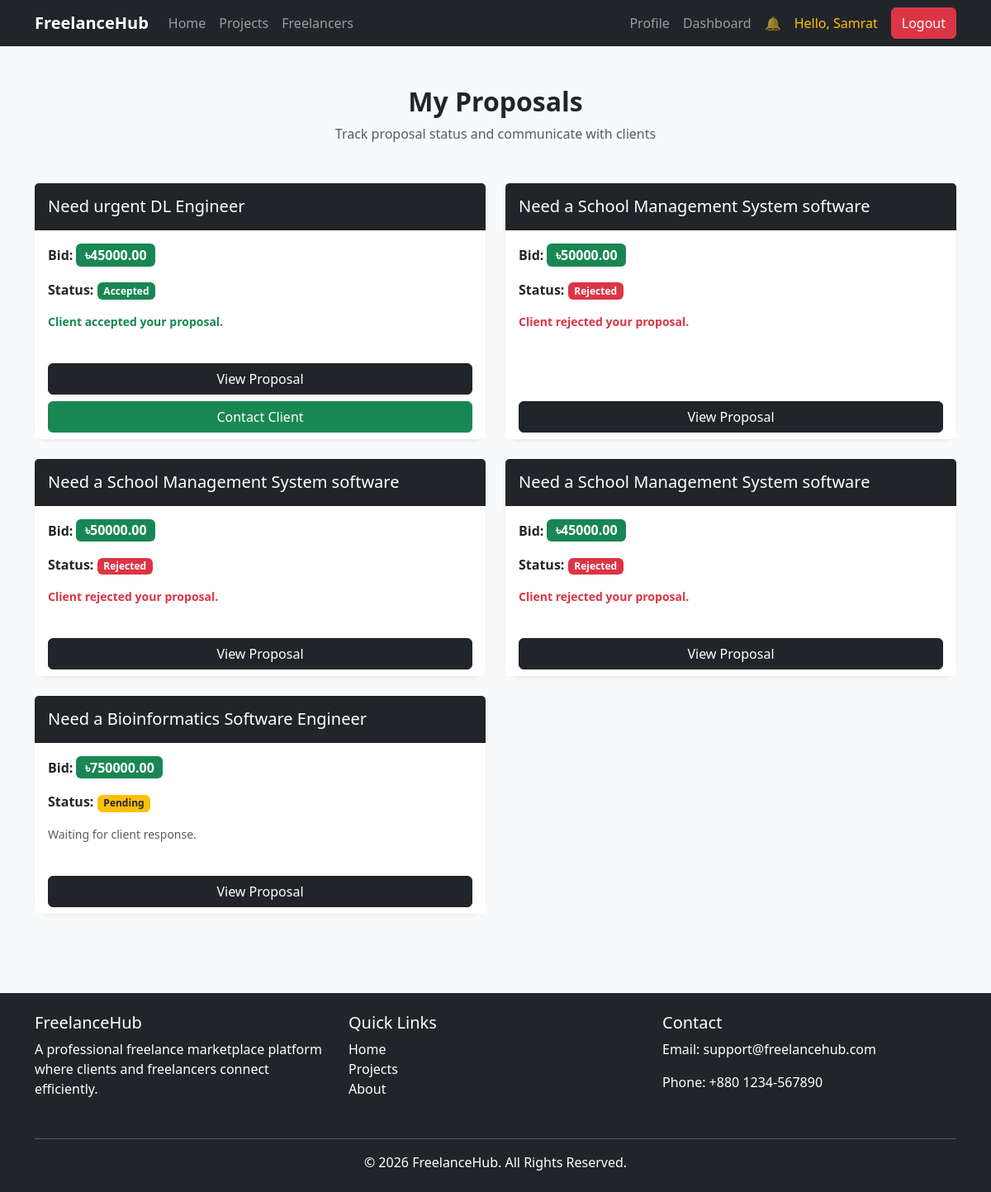
Page /proposals/freelancer-dashboard/ (signed in) on the earlier database version.
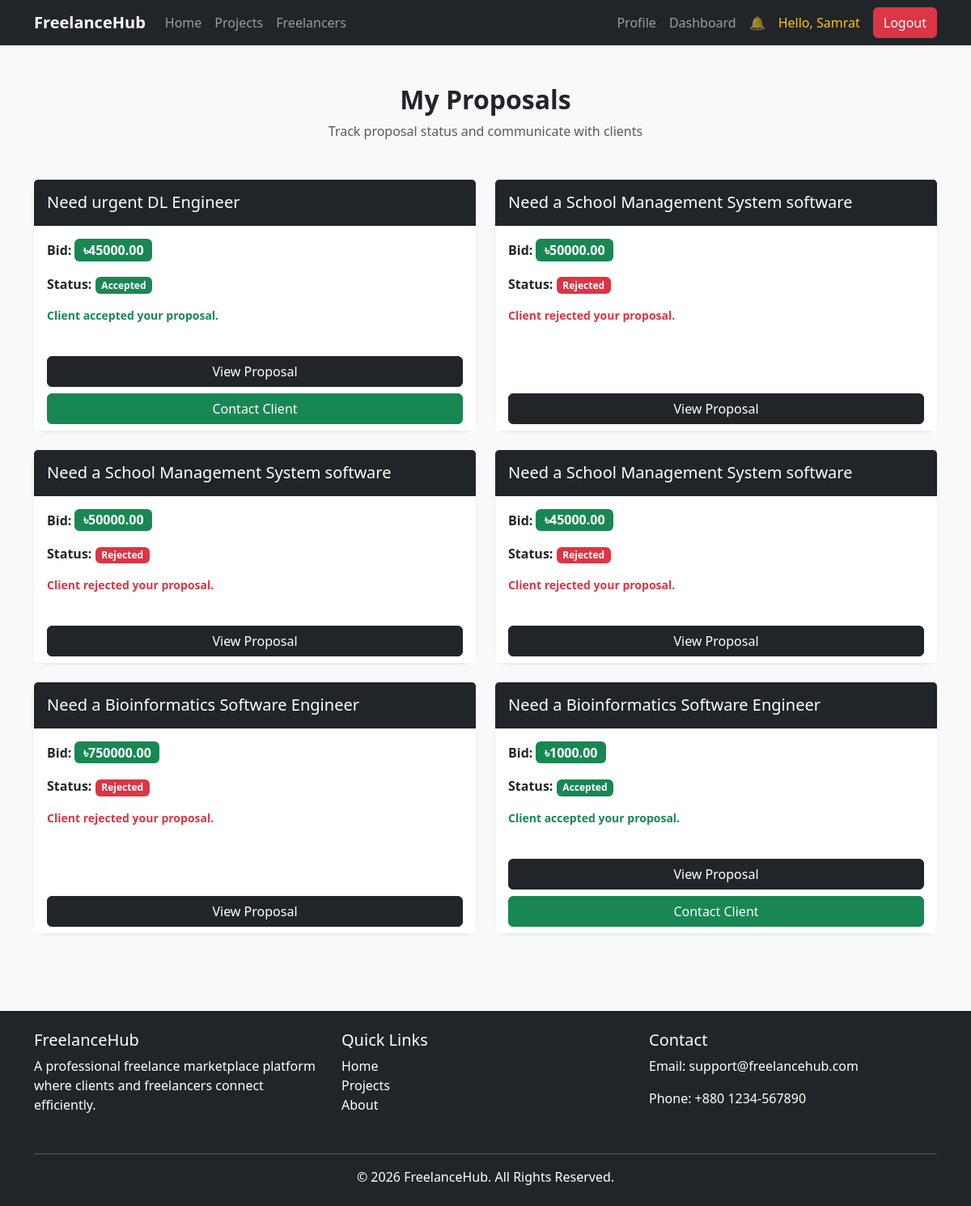
Same page on the later database version.
### proposals/models.py (models this page shows, shortened)
class Proposal(models.Model):
    STATUS_CHOICES = (
        ('pending', 'Pending'),
        ('accepted', 'Accepted'),
        ('rejected', 'Rejected'),
    )
    project = models.ForeignKey(Project,on_delete=models.CASCADE,related_name='proposals')
    freelancer = models.ForeignKey(settings.AUTH_USER_MODEL,on_delete=models.CASCADE,related_name='proposals')
    cover_letter = models.TextField()
    bid_amount = models.DecimalField(max_digits=10,decimal_places=2)
    status = models.CharField(max_length=20,choices=STATUS_CHOICES,default='pending')
    created_at = models.DateTimeField(auto_now_add=True)

### projects/models.py (models this page shows, shortened)
class Project(models.Model):
    client = models.ForeignKey(settings.AUTH_USER_MODEL,on_delete=models.CASCADE,related_name='projects')
    category = models.ForeignKey(Category,on_delete=models.CASCADE)
    title = models.CharField(max_length=200)
    description = models.TextField()
    budget = models.DecimalField(max_digits=10,decimal_places=2)
    deadline = models.DateField()
    created_at = models.DateTimeField(auto_now_add=True)

### proposals/views.py (the view)
# urls.py: path('freelancer-dashboard/',views.freelancer_dashboard,name='freelancer_dashboard'),
@login_required
def freelancer_dashboard(request):
    proposals = Proposal.objects.filter(
        freelancer=request.user
    )
    for proposal in proposals:
        proposal.conversation = Conversation.objects.filter(
            project=proposal.project,
            freelancer=proposal.freelancer
        ).first()
    return render(
        request,
        'proposals/freelancer_dashboard.html',
        {
            'proposals': proposals
        }
    )

### notifications/context_processors.py (called while the page is built)
def notification_count(request):
    count = 0
    if request.user.is_authenticated:
        count = Notification.objects.filter(
            user=request.user,
            is_read=False
        ).count()
    return {
        'notification_count': count
    }

### proposals/templates/proposals/freelancer_dashboard.html (shortened to what this page needs)
{% extends 'base.html' %}
{% block content %}
<div class="container py-5">
    <div class="text-center mb-5">
        <h2 class="fw-bold">
            My Proposals
        </h2>
        <p class="text-muted">
            Track proposal status and communicate with clients
        </p>
    </div>
    {% if proposals %}
    <div class="row g-4">
        {% for proposal in proposals %}
        <div class="col-lg-6 col-md-6 col-12">
            <div class="card shadow-sm border-0 rounded-4 h-100">
                <div class="card-header bg-dark text-white py-3">
                    <h5 class="mb-0">
                        {{ proposal.project.title }}
                    </h5>
                </div>
                <div class="card-body">
                    <p class="mb-3">
                        <strong>
                            Bid:
                        </strong>
                        <span class="badge bg-success fs-6">
                            ৳{{ proposal.bid_amount }}
                        </span>
                    </p>
                    <p class="mb-3">
                        <strong>
                            Status:
                        </strong>
                        {% if proposal.status == 'pending' %}
                        <span class="badge bg-warning text-dark">
                            Pending
                        </span>
                        {% elif proposal.status == 'accepted' %}
                        <span class="badge bg-success">
                            Accepted
                        </span>
                        {% else %}
                        <span class="badge bg-danger">
                            Rejected
                        </span>
                        {% endif %}
                    </p>
                    {% if proposal.status == 'pending' %}
                    <p class="text-muted small">
                        Waiting for client response.
                    </p>
                    {% elif proposal.status == 'accepted' %}
                    <p class="text-success small fw-semibold">
                        Client accepted your proposal.
                    </p>
                    {% else %}
                    <p class="text-danger small fw-semibold">
                        Client rejected your proposal.
                    </p>
                    {% endif %}
                </div>
                <div class="card-footer bg-white border-0">
                    <div class="d-grid gap-2">
                        <a
                            href="{% url 'proposal_detail' proposal.id %}"
                            class="btn btn-dark"
                        >
                            View Proposal
                        </a>
                        {% if proposal.status == 'accepted' %}
                            {% if proposal.conversation %}
                            <a
                                href="{% url 'conversation_detail' proposal.conversation.id %}"
                                class="btn btn-success"
                            >
                                Contact Client
                            </a>
                            {% endif %}
                        {% endif %}
                    </div>
                </div>
            </div>
        </div>
        {% endfor %}
    </div>
    {% endif %}
</div>
{% endblock %}

Differences in the rows shown:
changed Proposal (number 5 of 6 on the later page): status "Pending Waiting for client response." → "Rejected Client rejected your proposal."
added Proposal: project "Need a Bioinformatics Software Engineer", bid_amount "1000.00", status "Accepted"
